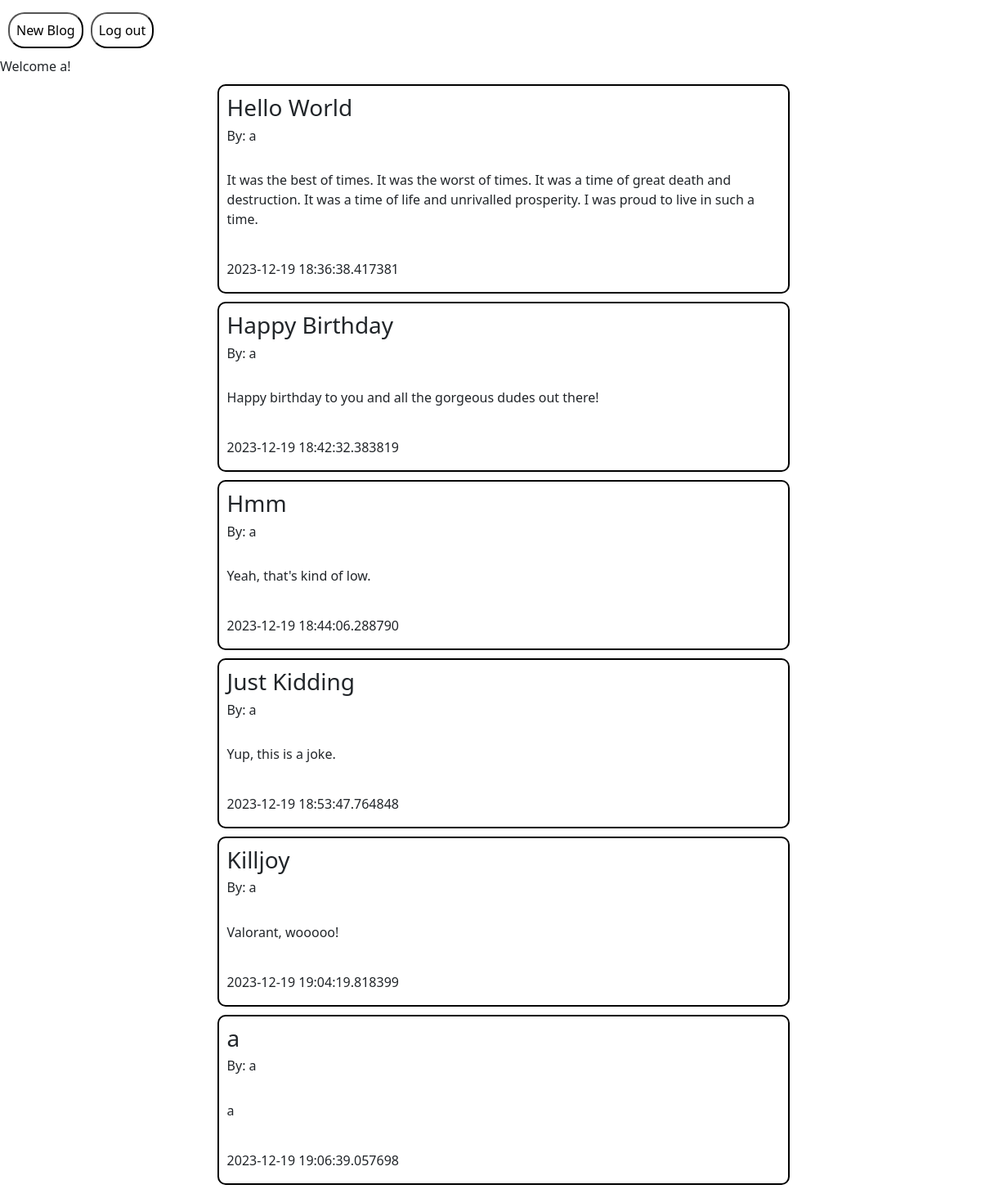
/ (signed in), run on the app's committed database.
### tables this page shows
CREATE TABLE BLOG(blog_id, title, author, content, last_modified);

### __init__.py (the view)
@app.route("/", methods=["GET", "POST"])
def home():
    if "username" in session:
        user = session["username"]
        submission = request.args.get('submission', False)
        my_blogs = get_blogs(user)
        return render_template("home.html", username = user, submission = submission, my_blogs = my_blogs)
    return render_template("landing.html")

### db.py (called while the page is built)
def get_blogs(username):
    c = db.cursor()
    c.execute("select * from BLOG where AUTHOR = ?", (username))
    data = c.fetchall()
    c.close()
    return data

### templates/home.html (shortened to what this page needs)
<!DOCTYPE html>
<head>
    <link href="https://cdn.jsdelivr.net/npm/bootstrap@5.2.3/dist/css/bootstrap.min.css" rel="stylesheet">
    <link rel="stylesheet" href="../static/css/style.css">
</head>
<body>
    <div class="button-deck">
        <form>
            <button class="button first-button" formaction="/newblog">
                New Blog
            </button>
            <button class= "button" formaction="/logout">
                Log out
            </button>
        </form>
    </div>
    Welcome {{username}}!
    <div>
        <ul>
            {% for blog in my_blogs %}
                <div class="blog-body">
                    <h3> {{blog[1]}} </h3>
                    <h6> By: {{blog[2]}} </h6>
                    <br>
                    <p> {{blog[3]}} </p>
                    <br>
                    <h6> {{blog[4]}}</h6>
                </div>
            {% endfor %}
        </ul>
    </div>
</body>

### static/css/style.css (style rules this page uses)
input[type=submit], .button { margin-top: 10px; margin-bottom: 5px; border-radius: 25px; background-color: white; padding: 8px; }
.button { position: relative; border-radius: 20px; margin-left: 5px; margin-right: 5px; padding: 8px; }
.first-button { left: 5px; }
.button-deck { position: relative; margin-top: 5px; margin-bottom: 5px; width: 100%; }
.blog-body { margin: auto; width: 60%; padding: 10px; margin-top: 10px; margin-bottom: 10px; border-radius: 10px; border-width: 2px; border-style: solid; border-color: black; }

### data on the page
BLOG: title "Hello World", author "a", content "It was the best of times. It was the worst of times. It was a time of great death and destruction. It was a time of life and unrivalled prosperity. I was proud to live in such a time.", last_modified "2023-12-19 18:36:38.417381"
BLOG: title "Happy Birthday", author "a", content "Happy birthday to you and all the gorgeous dudes out there!", last_modified "2023-12-19 18:42:32.383819"
BLOG: title "Hmm", author "a", content "Yeah, that's kind of low.", last_modified "2023-12-19 18:44:06.288790"
BLOG: title "Just Kidding", author "a", content "Yup, this is a joke.", last_modified "2023-12-19 18:53:47.764848"
BLOG: title "Killjoy", author "a", content "Valorant, wooooo!", last_modified "2023-12-19 19:04:19.818399"
BLOG: title "a", author "a", content "a", last_modified "2023-12-19 19:06:39.057698"

### other printed values
{{ username }} "a"
